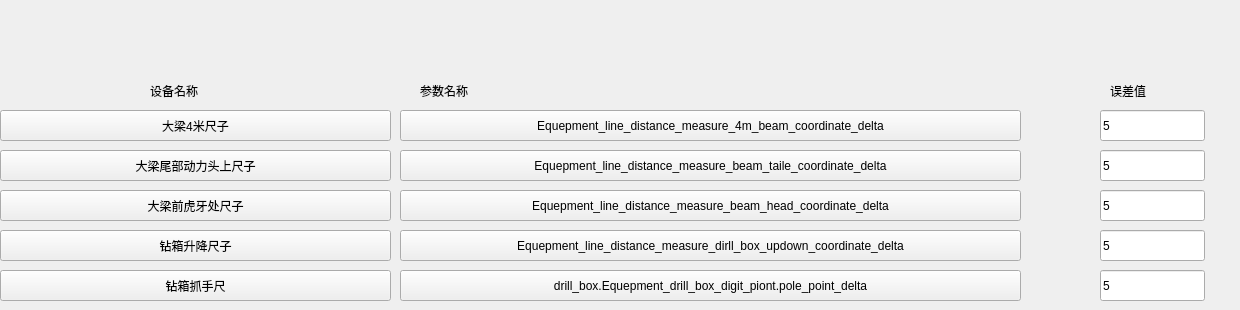
      <widget class="QWidget" name="page_30">
       <widget class="QPushButton" name="pushButton_269">
        <property name="geometry">
         <rect>
          <x>400</x>
          <y>110</y>
          <width>621</width>
          <height>31</height>
         </rect>
        </property>
        <property name="text">
         <string>Equepment_line_distance_measure_4m_beam_coordinate_delta</string>
        </property>
        <property name="checkable">
         <bool>true</bool>
        </property>
       </widget>
       <widget class="QLineEdit" name="lineEdit_110">
        <property name="geometry">
         <rect>
          <x>1100</x>
          <y>110</y>
          <width>105</width>
          <height>31</height>
         </rect>
        </property>
        <property name="text">
         <string>5</string>
        </property>
       </widget>
       <widget class="QLabel" name="label_140">
        <property name="geometry">
         <rect>
          <x>150</x>
          <y>80</y>
          <width>121</width>
          <height>21</height>
         </rect>
        </property>
        <property name="text">
         <string>设备名称</string>
        </property>
       </widget>
       <widget class="QLabel" name="label_141">
        <property name="geometry">
         <rect>
          <x>420</x>
          <y>80</y>
          <width>121</width>
          <height>21</height>
         </rect>
        </property>
        <property name="text">
         <string>参数名称</string>
        </property>
       </widget>
       <widget class="QLabel" name="label_144">
        <property name="geometry">
         <rect>
          <x>1110</x>
          <y>80</y>
          <width>121</width>
          <height>21</height>
         </rect>
        </property>
        <property name="text">
         <string>误差值</string>
        </property>
       </widget>
       <widget class="QPushButton" name="pushButton_270">
        <property name="geometry">
         <rect>
          <x>0</x>
          <y>110</y>
          <width>391</width>
          <height>31</height>
         </rect>
        </property>
        <property name="text">
         <string>大梁4米尺子</string>
        </property>
        <property name="checkable">
         <bool>true</bool>
        </property>
       </widget>
       <widget class="QPushButton" name="pushButton_271">
        <property name="geometry">
         <rect>
          <x>400</x>
          <y>150</y>
          <width>621</width>
          <height>31</height>
         </rect>
        </property>
        <property name="text">
         <string>Equepment_line_distance_measure_beam_taile_coordinate_delta</string>
        </property>
        <property name="checkable">
         <bool>true</bool>
        </property>
       </widget>
       <widget class="QLineEdit" name="lineEdit_111">
        <property name="geometry">
         <rect>
          <x>1100</x>
          <y>150</y>
          <width>105</width>
          <height>31</height>
         </rect>
        </property>
        <property name="text">
         <string>5</string>
        </property>
       </widget>
       <widget class="QPushButton" name="pushButton_272">
        <property name="geometry">
         <rect>
          <x>0</x>
          <y>150</y>
          <width>391</width>
          <height>31</height>
         </rect>
        </property>
        <property name="text">
         <string>大梁尾部动力头上尺子</string>
        </property>
        <property name="checkable">
         <bool>true</bool>
        </property>
       </widget>
       <widget class="QLineEdit" name="lineEdit_135">
        <property name="geometry">
         <rect>
          <x>1100</x>
          <y>190</y>
          <width>105</width>
          <height>31</height>
         </rect>
        </property>
        <property name="text">
         <string>5</string>
        </property>
       </widget>
       <widget class="QPushButton" name="pushButton_320">
        <property name="geometry">
         <rect>
          <x>0</x>
          <y>190</y>
          <width>391</width>
          <height>31</height>
         </rect>
        </property>
        <property name="text">
         <string>大梁前虎牙处尺子</string>
        </property>
        <property name="checkable">
         <bool>true</bool>
        </property>
       </widget>
       <widget class="QPushButton" name="pushButton_321">
        <property name="geometry">
         <rect>
          <x>400</x>
          <y>190</y>
          <width>621</width>
          <height>31</height>
         </rect>
        </property>
        <property name="text">
         <string>Equepment_line_distance_measure_beam_head_coordinate_delta</string>
        </property>
        <property name="checkable">
         <bool>true</bool>
        </property>
       </widget>
       <widget class="QLineEdit" name="lineEdit_136">
        <property name="geometry">
         <rect>
          <x>1100</x>
          <y>230</y>
          <width>105</width>
          <height>31</height>
         </rect>
        </property>
        <property name="text">
         <string>5</string>
        </property>
       </widget>
       <widget class="QPushButton" name="pushButton_322">
        <property name="geometry">
         <rect>
          <x>0</x>
          <y>230</y>
          <width>391</width>
          <height>31</height>
         </rect>
        </property>
        <property name="text">
         <string>钻箱升降尺子</string>
        </property>
        <property name="checkable">
         <bool>true</bool>
        </property>
       </widget>
       <widget class="QPushButton" name="pushButton_323">
        <property name="geometry">
         <rect>
          <x>400</x>
          <y>230</y>
          <width>621</width>
          <height>31</height>
         </rect>
        </property>
        <property name="text">
         <string>Equepment_line_distance_measure_dirll_box_updown_coordinate_delta</string>
        </property>
        <property name="checkable">
         <bool>true</bool>
        </property>
       </widget>
       <widget class="QPushButton" name="pushButton_326">
        <property name="geometry">
         <rect>
          <x>400</x>
          <y>270</y>
          <width>621</width>
          <height>31</height>
         </rect>
        </property>
        <property name="text">
         <string>drill_box.Equepment_drill_box_digit_piont.pole_point_delta</string>
        </property>
        <property name="checkable">
         <bool>true</bool>
        </property>
       </widget>
       <widget class="QLineEdit" name="lineEdit_137">
        <property name="geometry">
         <rect>
          <x>1100</x>
          <y>270</y>
          <width>105</width>
          <height>31</height>
         </rect>
        </property>
        <property name="text">
         <string>5</string>
        </property>
       </widget>
       <widget class="QPushButton" name="pushButton_327">
        <property name="geometry">
         <rect>
          <x>0</x>
          <y>270</y>
          <width>391</width>
          <height>31</height>
         </rect>
        </property>
        <property name="text">
         <string>钻箱抓手尺</string>
        </property>
        <property name="checkable">
         <bool>true</bool>
        </property>
       </widget>
      </widget>
